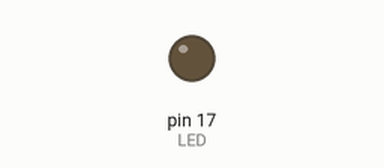
Simulated run of this sketch. Board: SparkFun Pro Micro, built with avr-gcc and run on an emulated ATmega32U4. Parts: output pins drawn as LEDs (lit = HIGH).

Above: at 0.5 s.
At 2.5 s:
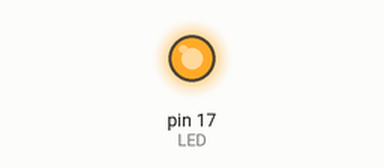
Timing chart, 0 to 5.2 s (numbered marks = the images above):
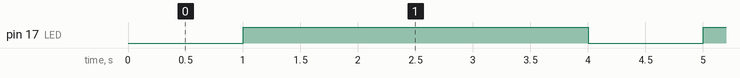

The sketch:

ProbandoArduinoProMicro.ino
```cpp
#define LED 17

void setup()
{
    pinMode(LED, OUTPUT);
}

void loop()
{
    // Enciende el LED verde (RX)
    RXLED1;      // == digitalWrite(LED, HIGH);
    delay(1000);

    // Apaga el LED verde (RX)
    RXLED0;      // == digitalWrite(LED, LOW);
    delay(1000);


    // Enciende el LED amarillo (TX)
    TXLED1;      // != digitalWrite(LED, HIGH);
    delay(1000);

    // Apaga el LED amarillo (TX)
    TXLED0;      // != digitalWrite(LED, LOW);
    delay(1000);
}
```

Measured:
- by itself, pin 17 (LED): alternates HIGH for 3.0 s and LOW for 1.0 s
